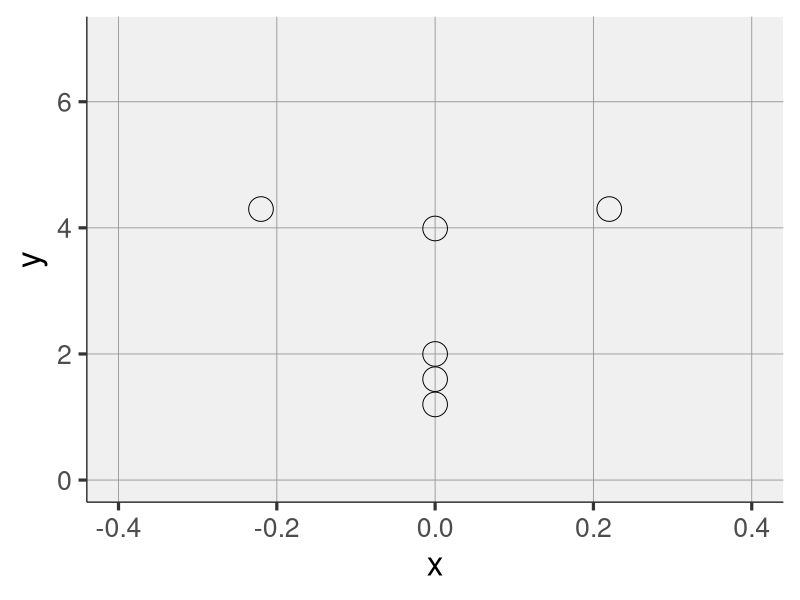

Generate this figure with R:
library(tidyverse)
library(ggforce)
library(gganimate)

# --- Snowman setup ---
r_bottom <- 1.8
r_middle <- 1.6
r_head <- 1.1
overlap <- 0.2
eye_size <- 8
y_bottom <- 0
y_middle <- y_bottom + r_bottom - overlap
y_head <- y_middle + r_middle + r_head - overlap

snowman_parts <- tibble(
  x = 0, y = c(y_middle, y_head),
  r = c( r_middle, r_head)
)

# Head features: eyes and slightly lowered nose
head_x <- 0; head_y <- y_head; head_r <- r_head
features_head <- tibble(
  x = c(head_x - 0.2*head_r, head_x + 0.2*head_r, head_x),  # eyes and nose centered
  y = c(head_y + 0.18*head_r, head_y + 0.18*head_r, head_y - 0.1*head_r),  # nose slightly lower
  size = c(3, 3, 4),  # nose larger
  col = c("black","black","orange"),
  shape = c(1,1,24)  # eyes, eyes, nose
)

# Buttons
buttons <- tibble(
  x = c(0, 0, 0),
  y = c(y_middle + 0.25*r_middle, y_middle, y_middle - 0.25*r_middle),
  size = c(r_middle, r_middle, r_middle)  # increased size
)

# --- Snowflakes ---
n_flakes <- 200
n_frames <- 150
fall_speed <- 0.08

snowflakes <- tibble(
  flake = 1:n_flakes,
  x = runif(n_flakes, -5, 5),
  y_start = runif(n_flakes, 0, 10)
)

p <- ggplot() +

  # Features (eyes and slightly lowered nose)
  geom_point(data=features_head, aes(x=x, y=y),
             color="black",
             fill="black",
             size=eye_size,
             shape=1) +
  
  # Buttons
  geom_point(data=buttons, aes(x=x, y=y), color="black", size=eye_size, shape=1) +
  
  scale_x_continuous(limits=c(-0.4, 0.4)) +
  scale_y_continuous(limits=c(0, 7)) +
  theme_classic(base_size = 24) +
  theme(legend.position="none",
        axis.line = element_line(color = "black", linewidth = 0.4),
        panel.grid.major = element_line(color = "#969696", linewidth = 0.3),
        panel.grid.minor = element_blank(),   # remove minor gridlines
        panel.background = element_rect(fill = "#f0f0f0", color = NA)
  )

ggsave(p, filename = "temp01.png", width = 16, height = 16)
